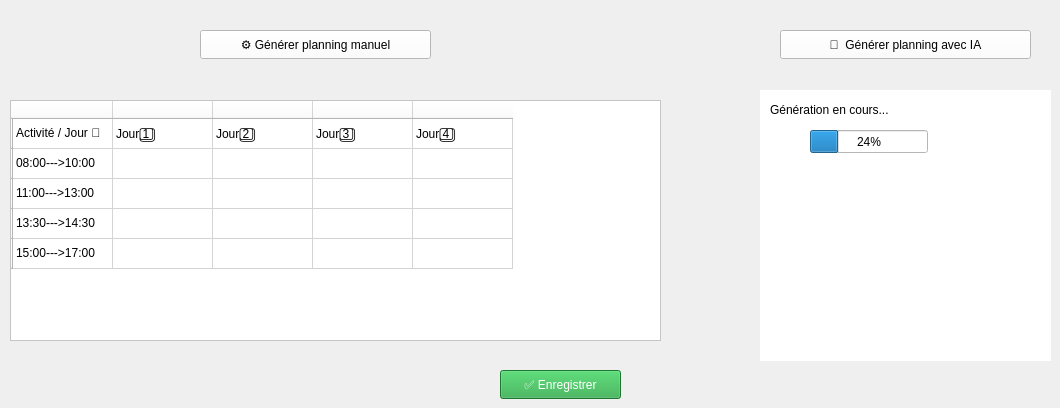
        <widget class="QWidget" name="tab_15">
         <attribute name="title">
          <string>Générer planning</string>
         </attribute>
         <widget class="QPushButton" name="pushButton_16">
          <property name="geometry">
           <rect>
            <x>200</x>
            <y>30</y>
            <width>231</width>
            <height>29</height>
           </rect>
          </property>
          <property name="styleSheet">
           <string notr="true">background-color: rgb(255, 255, 255);</string>
          </property>
          <property name="text">
           <string>⚙️ Générer planning manuel</string>
          </property>
         </widget>
         <widget class="QPushButton" name="pushButton_17">
          <property name="geometry">
           <rect>
            <x>780</x>
            <y>30</y>
            <width>251</width>
            <height>29</height>
           </rect>
          </property>
          <property name="styleSheet">
           <string notr="true">background-color: rgb(255, 255, 255);</string>
          </property>
          <property name="text">
           <string>🤖  Générer planning avec IA</string>
          </property>
         </widget>
         <widget class="QTableWidget" name="tableWidget_2">
          <property name="geometry">
           <rect>
            <x>10</x>
            <y>100</y>
            <width>651</width>
            <height>241</height>
           </rect>
          </property>
          <property name="styleSheet">
           <string notr="true">background-color: rgb(255, 255, 255);</string>
          </property>
          <row>
           <property name="text">
            <string/>
           </property>
          </row>
          <row>
           <property name="text">
            <string/>
           </property>
          </row>
          <row>
           <property name="text">
            <string/>
           </property>
          </row>
          <row>
           <property name="text">
            <string/>
           </property>
          </row>
          <row>
           <property name="text">
            <string/>
           </property>
          </row>
          <column>
           <property name="text">
            <string/>
           </property>
          </column>
          <column>
           <property name="text">
            <string/>
           </property>
          </column>
          <column>
           <property name="text">
            <string/>
           </property>
          </column>
          <column>
           <property name="text">
            <string/>
           </property>
          </column>
          <column>
           <property name="text">
            <string/>
           </property>
          </column>
          <item row="0" column="0">
           <property name="text">
            <string>Activité / Jour 📆</string>
           </property>
          </item>
          <item row="0" column="1">
           <property name="text">
            <string>Jour 1️⃣</string>
           </property>
          </item>
          <item row="0" column="2">
           <property name="text">
            <string>Jour 2️⃣</string>
           </property>
          </item>
          <item row="0" column="3">
           <property name="text">
            <string>Jour 3️⃣</string>
           </property>
          </item>
          <item row="0" column="4">
           <property name="text">
            <string>Jour 4️⃣</string>
           </property>
          </item>
          <item row="1" column="0">
           <property name="text">
            <string>08:00---&gt;10:00</string>
           </property>
          </item>
          <item row="2" column="0">
           <property name="text">
            <string>11:00---&gt;13:00</string>
           </property>
          </item>
          <item row="3" column="0">
           <property name="text">
            <string>13:30---&gt;14:30</string>
           </property>
          </item>
          <item row="4" column="0">
           <property name="text">
            <string>15:00---&gt;17:00</string>
           </property>
          </item>
         </widget>
         <widget class="QLabel" name="label_60">
          <property name="geometry">
           <rect>
            <x>760</x>
            <y>90</y>
            <width>291</width>
            <height>271</height>
           </rect>
          </property>
          <property name="styleSheet">
           <string notr="true">background-color: rgb(255, 255, 255);</string>
          </property>
          <property name="text">
           <string/>
          </property>
         </widget>
         <widget class="QProgressBar" name="progressBar_8">
          <property name="geometry">
           <rect>
            <x>810</x>
            <y>130</y>
            <width>118</width>
            <height>23</height>
           </rect>
          </property>
          <property name="styleSheet">
           <string notr="true">background-color: rgb(255, 255, 255);</string>
          </property>
          <property name="value">
           <number>24</number>
          </property>
         </widget>
         <widget class="QLabel" name="label_61">
          <property name="geometry">
           <rect>
            <x>770</x>
            <y>100</y>
            <width>151</width>
            <height>20</height>
           </rect>
          </property>
          <property name="styleSheet">
           <string notr="true">background-color: rgb(255, 255, 255);</string>
          </property>
          <property name="text">
           <string>Génération en cours...</string>
          </property>
         </widget>
         <widget class="QPushButton" name="pushButton_18">
          <property name="geometry">
           <rect>
            <x>500</x>
            <y>370</y>
            <width>121</width>
            <height>29</height>
           </rect>
          </property>
          <property name="styleSheet">
           <string notr="true">background-color: rgb(40, 167, 69);
color: rgb(255, 255, 255);</string>
          </property>
          <property name="text">
           <string>✅ Enregistrer</string>
          </property>
         </widget>
        </widget>
